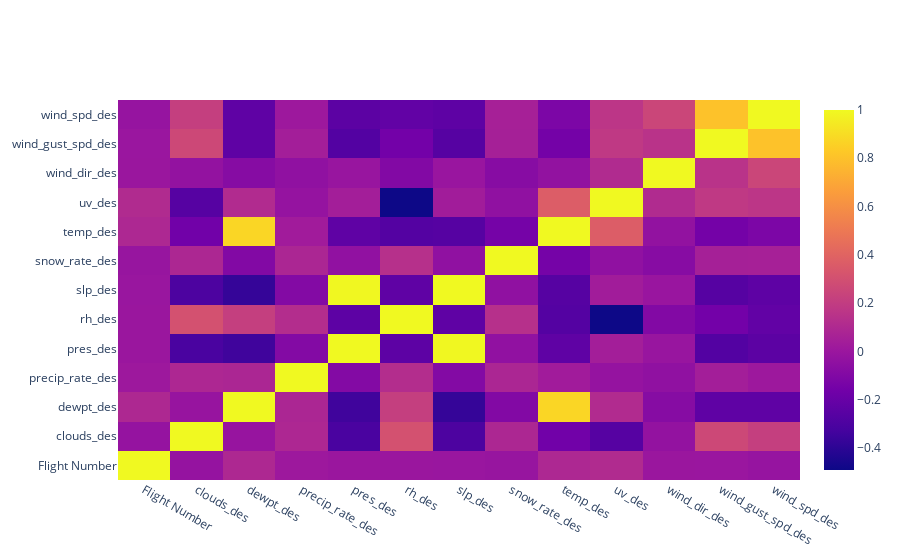

The notebook cell this image was saved under:
### Code cell
numeric_columns = airline_data.select_dtypes(include=['float64', 'int64'])

correl = numeric_columns.corr()

trace = go.Heatmap(z=correl.values,
                  x=correl.index.values,
                  y=correl.columns.values)
data=[trace]
plotly.offline.iplot(data, filename='Airline data heatmap')

### Figure 1 — Plotly figure (JSON) as saved in the notebook; plotly's stock layout.template omitted (floating-point values rounded to 4 significant figures; data arrays with more than 128 entries replaced by an {"elided": "..."} marker saying what was removed)
{"data": [{"type": "heatmap", "x": ["Flight Number", "clouds_des", "dewpt_des", "precip_rate_des", "pres_des", "rh_des", "slp_des", "snow_rate_des", "temp_des", "uv_des", "wind_dir_des", "wind_gust_spd_des", "wind_spd_des"], "y": ["Flight Number", "clouds_des", "dewpt_des", "precip_rate_des", "pres_des", "rh_des", "slp_des", "snow_rate_des", "temp_des", "uv_des", "wind_dir_des", "wind_gust_spd_des", "wind_spd_des"], "z": {"elided": "13x13 float values"}}], "layout": {}}
